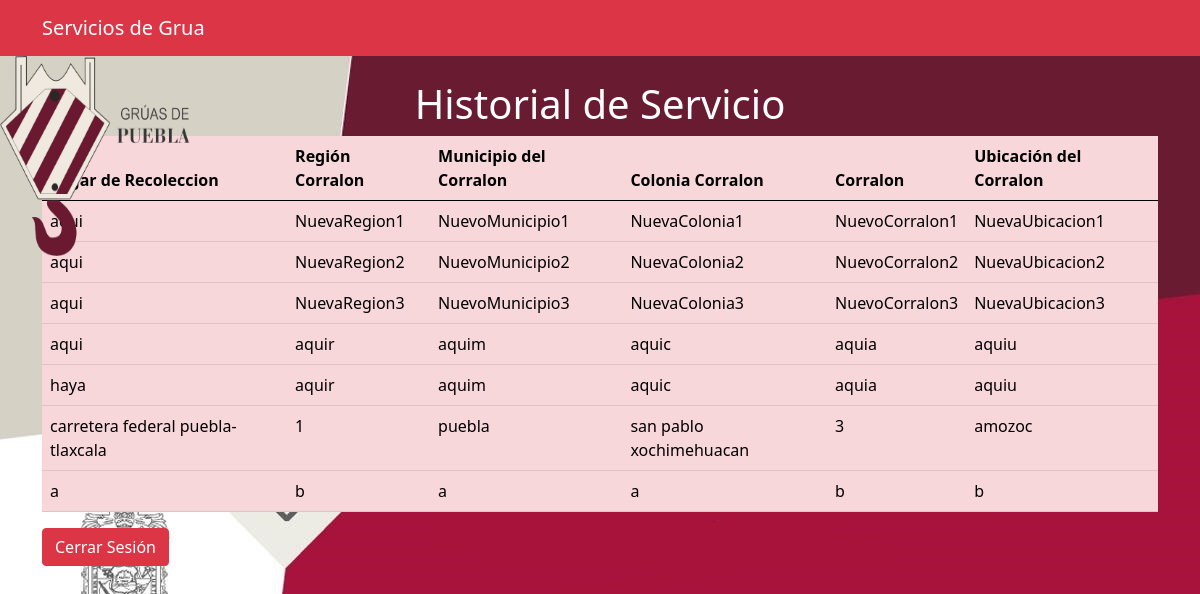
Screenshot of /Historial.php (signed in) with the database file from the repository.
### tables this page shows
CREATE TABLE `recoleccion` (
  `idRecoleccion` int(11) NOT NULL,
  `Lugar_de_Recoleccion` varchar(255) NOT NULL,
  `Colonia` varchar(255) DEFAULT NULL,
  `Municipio` varchar(255) DEFAULT NULL,
  `Folio` varchar(50) NOT NULL,
  `Codigo_Postal` varchar(10) DEFAULT NULL,
  `Region` varchar(50) DEFAULT NULL,
  `Corralon` varchar(255) DEFAULT NULL,
  `Contactos` varchar(255) DEFAULT NULL,
  `Telefono` varchar(15) DEFAULT NULL,
  `Ubicacion` varchar(255) DEFAULT NULL,
  `IDUsuario_fk` int(15) NOT NULL
);

### Historial.php (the view, shortened to what this page needs)
<?php
$usuario_id = $_SESSION['usuario_id'];
?>
<!DOCTYPE html>
<html lang="es">
<head>
    <link href="https://cdn.jsdelivr.net/npm/bootstrap@5.0.2/dist/css/bootstrap.min.css" rel="stylesheet">
</head>
<body>
<nav class="navbar navbar-dark bg-danger">
  <div class="container">
      <a class="navbar-brand" >Servicios de Grua</a>
  </div>
</nav>
<img id="logo" src="img/logo2.png" alt="Logo Gobierno de Puebla">
<?php
$host = "localhost";
        $usu = "root";
        $contrasena = "";
        $base_de_datos = "gruask";
$conexion = new mysqli($host, $usu, $contrasena, $base_de_datos);
$sql = "SELECT Lugar_de_Recoleccion,Region,Municipio,Colonia,Corralon,Ubicacion FROM recoleccion where IDUsuario_fk=$usuario_id";
$result = $conexion->query($sql);
?>
<div class="container mt-4 text-white">
        <h1 class="text-center">Historial de Servicio</h1>
        <table class="table table-danger" >
            <thead>
                <tr>
                    <th>Lugar de Recoleccion</th>
                    <th>Región Corralon</th>
                    <th>Municipio del Corralon </th>
                    <th>Colonia Corralon</th>
                    <th>Corralon</th>
                    <th>Ubicación del Corralon</th>
                </tr>
            </thead>
            <tbody>
                <?php
                if ($result->num_rows > 0) {
                    while ($row = $result->fetch_assoc()) {
                        echo "<tr>";
                        echo "<td>" . $row["Lugar_de_Recoleccion"] . "</td>";
                        echo "<td>" . $row["Region"] . "</td>";
                        echo "<td>" . $row["Municipio"] . "</td>";
                        echo "<td>" . $row["Colonia"] . "</td>";
                        echo "<td>" . $row["Corralon"] . "</td>";
                        echo "<td>" . $row["Ubicacion"] . "</td>";
                        echo "</tr>";
                    }
                } else {
                    echo "No se encontraron resultados.";
                }
                ?>
            </tbody>
        </table>
        <form method="post" action="destsess.php">
            <input type="submit" class="btn btn-danger  " name="cerrar_sesion" value="Cerrar Sesión">
        </form>
    </div>
</body>
</html>

### Historial.php (style rules this page uses)
body { background: url('img/GBP.jpeg') no-repeat center center fixed; background-size: cover; }
#logo { height: 200px; width: 200px; position: absolute; }

### rows the page displays
recoleccion: Region "NuevaRegion1", Municipio "NuevoMunicipio1", Colonia "NuevaColonia1", Corralon "NuevoCorralon1", Ubicacion "NuevaUbicacion1"
recoleccion: Lugar_de_Recoleccion "aqui", Region "NuevaRegion2", Municipio "NuevoMunicipio2", Colonia "NuevaColonia2", Corralon "NuevoCorralon2", Ubicacion "NuevaUbicacion2"
recoleccion: Lugar_de_Recoleccion "aqui", Region "NuevaRegion3", Municipio "NuevoMunicipio3", Colonia "NuevaColonia3", Corralon "NuevoCorralon3", Ubicacion "NuevaUbicacion3"
recoleccion: Lugar_de_Recoleccion "aqui", Region "aquir", Municipio "aquim", Colonia "aquic", Corralon "aquia", Ubicacion "aquiu"
recoleccion: Lugar_de_Recoleccion "haya", Region "aquir", Municipio "aquim", Colonia "aquic", Corralon "aquia", Ubicacion "aquiu"
recoleccion: Lugar_de_Recoleccion "carretera federal puebla-tlaxcala", Region "1", Municipio "puebla", Colonia "san pablo xochimehuacan", Corralon "3", Ubicacion "amozoc"
recoleccion: Lugar_de_Recoleccion "a", Region "b", Municipio "a", Colonia "a", Corralon "b", Ubicacion "b"
